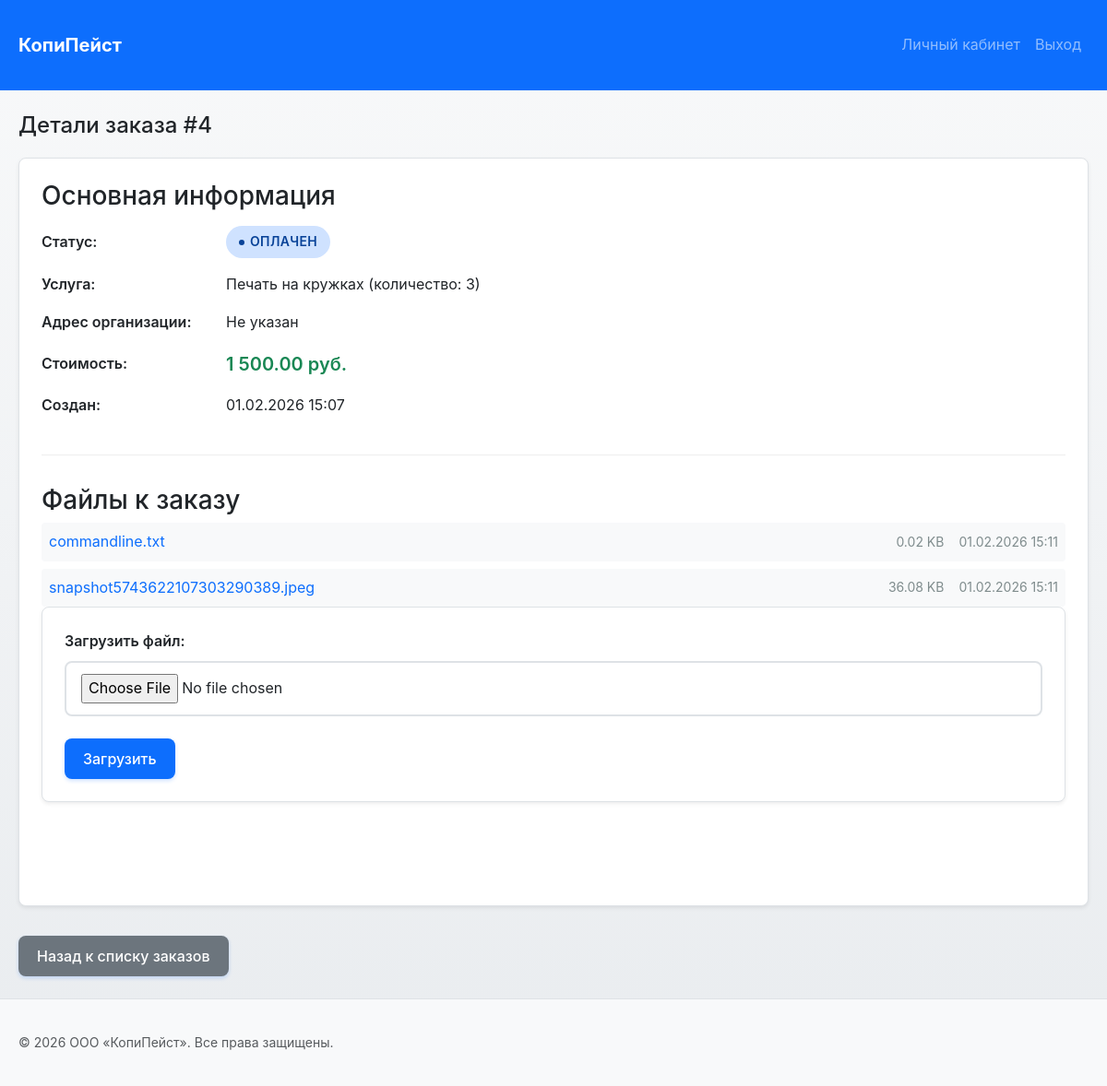
The page /profile/order_detail.php?id=4 (signed in) on the database its author committed.
### tables this page shows
CREATE TABLE `order_` (
  `order_id` int NOT NULL,
  `service_list` text NOT NULL,
  `price` decimal(10,2) NOT NULL,
  `status_id` int NOT NULL,
  `user_id` int NOT NULL,
  `executor_id` int DEFAULT NULL,
  `created_date` timestamp NULL DEFAULT CURRENT_TIMESTAMP
);

CREATE TABLE `status` (
  `status_id` int NOT NULL,
  `status_name` varchar(50) NOT NULL
);

CREATE TABLE `order_file` (
  `file_id` int NOT NULL,
  `order_id` int NOT NULL,
  `file_name` varchar(255) NOT NULL,
  `file_path` varchar(500) NOT NULL,
  `file_size` int DEFAULT NULL,
  `uploaded_at` timestamp NULL DEFAULT CURRENT_TIMESTAMP,
  `uploaded_by` int DEFAULT NULL
);

### function/helpers.php (called while the page is built, shortened)
<?php
function formatPrice(float|int $price): string
{
    return number_format($price, 2, '.', ' ') . ' руб.';
}
function formatDateTime(?string $datetime): string
{
    try {
        $dt = new DateTime($datetime);
        return $dt->format('d.m.Y H:i');
    } catch (Exception) {
        return '-';
    }
}
function getStatusBadgeClass($statusId) {
    $classes = [
        1 => 'status-pending',
        2 => 'status-paid',
        3 => 'status-completed',
        4 => 'status-closed',
        5 => 'status-cancelled'
    ];
    return $classes[$statusId] ?? 'status-default';
}

### function/file_upload.php (called while the page is built, shortened)
<?php
function getOrderFiles(int $orderId): array {
    global $pdo;
    $stmt = $pdo->prepare("SELECT * FROM order_file WHERE order_id = ? ORDER BY uploaded_at DESC");
    $stmt->execute([$orderId]);
    return $stmt->fetchAll() ?: [];
}

### profile/order_detail.php (the view, shortened to what this page needs)
<?php
require_once __DIR__ . '/../function/connect.php';
require_once __DIR__ . '/../function/helpers.php';
require_once __DIR__ . '/../function/file_upload.php';
$orderId = $_GET['id'] ?? null;
$stmt = $pdo->prepare("SELECT o.*, s.status_name, s.status_id, e.login as executor_login
                       FROM order_ o
                       JOIN status s ON o.status_id = s.status_id
                       LEFT JOIN user_ e ON o.executor_id = e.id_user
                       WHERE o.order_id = ? AND o.user_id = ?");
$stmt->execute([$orderId, $_SESSION['user_id']]);
$order = $stmt->fetch();
$stmt = $pdo->prepare("SELECT CONCAT(l.location_name, ' - ', l.address) as address_name
                       FROM order_address oa
                       JOIN locations l ON oa.location_id = l.location_id
                       WHERE oa.order_id = ?");
$stmt->execute([$orderId]);
$address = $stmt->fetch();
$files = getOrderFiles((int)$orderId);
require_once __DIR__ . '/../function/layout_start.php';
?>
        <h2>Детали заказа #<?= $orderId ?></h2>
        <div class="order-detail">
            <div class="detail-section">
                <h3>Основная информация</h3>
                <table class="info-table">
                    <tr>
                        <th>Статус:</th>
                        <td><span class="status-badge <?= getStatusBadgeClass($order['status_id']) ?>"><?= htmlspecialchars($order['status_name']) ?></span></td>
                    </tr>
                    <tr>
                        <th>Услуга:</th>
                        <td><?= htmlspecialchars($order['service_list']) ?></td>
                    </tr>
                    <tr>
                        <th>Адрес организации:</th>
                        <td><?= htmlspecialchars($address['address_name'] ?? 'Не указан') ?></td>
                    </tr>
                    <tr>
                        <th>Стоимость:</th>
                        <td class="price"><?= formatPrice($order['price']) ?></td>
                    </tr>
                    <tr>
                        <th>Создан:</th>
                        <td><?= formatDateTime($order['created_date']) ?></td>
                    </tr>
                </table>
            </div>
            <div class="detail-section">
                <h3>Файлы к заказу</h3>
                <?php if (empty($files)): ?>
                    <p>Файлы не прикреплены.</p>
                <?php else: ?>
                    <div class="files-list">
                        <?php foreach($files as $file): ?>
                            <div class="file-item">
                                <a href="../<?= htmlspecialchars($file['file_path']) ?>" target="_blank">
                                    <?= htmlspecialchars($file['file_name']) ?>
                                </a>
                                <span class="file-size"><?= number_format($file['file_size'] / 1024, 2) ?> KB</span>
                                <span class="file-date"><?= formatDateTime($file['uploaded_at']) ?></span>
                            </div>
                        <?php endforeach; ?>
                    </div>
                <?php endif; ?>
                <form method="POST" enctype="multipart/form-data" class="upload-form">
                    <div class="form-group">
                        <label for="order_file">Загрузить файл:</label>
                        <input type="file" name="order_file" id="order_file" accept=".pdf,.doc,.docx,.jpg,.jpeg,.png,.txt">
                    </div>
                    <button type="submit" class="btn btn-primary">Загрузить</button>
                </form>
            </div>
        </div>
        <div class="actions">
            <a href="index.php" class="btn btn-secondary">Назад к списку заказов</a>
        </div>
<?php require_once __DIR__ . '/../function/layout_end.php'; ?>

### css/style.css (style rules this page uses)
:root { --cp-primary: #0d6efd; --cp-primary-hover: #0b5ed7; --cp-primary-light: #cfe2ff; --cp-secondary: #6c757d; --cp-success: #198754; --cp-danger: #dc3545; --cp-warning: #ffc107; --cp-info: #0dcaf0; --cp-light: #f8f9fa; --cp-dark: #212529; --cp-gradient-primary: linear-gradient(135deg, #667eea 0%, #764ba2 100%); --cp-gradient-success: linear-gradient(135deg, #81FBB8 0%, #28C76F 100%); --cp-border: #dee2e6; --cp-border-light: #e9ecef; --cp-radius: 0.5rem; --cp-radius-sm: 0.25rem; --cp-radius-lg: 0.75rem; --cp-shadow: 0 0.125rem 0.25rem rgba(0, 0, 0, 0.075); --cp-shadow-md: 0 0.25rem 0.5rem rgba(0, 0, 0, 0.1); --cp-shadow-lg: 0 0.5rem 1rem rgba(0, 0, 0, 0.15); --cp-shadow-hover: 0 0.75rem 1.5rem rgba(0, 0, 0, 0.2); --cp-transition: all 0.3s cubic-bezier(0.4, 0, 0.2, 1); --cp-transition-fast: all 0.15s ease-in-out; --cp-font-sans: -apple-system, BlinkMacSystemFont, 'Segoe UI', Roboto, 'Helvetica Neue', Arial, sans-serif; --cp-font-mono: 'Monaco', 'Courier New', monospace; }
* { margin: 0; padding: 0; box-sizing: border-box; }
body, .site-body { font-family: var(--cp-font-sans); line-height: 1.6; color: var(--cp-dark); background: linear-gradient(to bottom, #f8f9fa 0%, #e9ecef 100%); min-height: 100vh; }
.site-main h2 { margin-bottom: 1.25rem; font-size: 1.5rem; color: var(--cp-dark); }
.btn { display: inline-flex; align-items: center; justify-content: center; gap: 0.5rem; padding: 0.625rem 1.25rem; background-color: var(--cp-primary); color: #fff; text-decoration: none; border: none; border-radius: var(--cp-radius); cursor: pointer; font-size: 1rem; font-weight: 500; transition: var(--cp-transition-fast); box-shadow: 0 2px 4px rgba(13, 110, 253, 0.2); position: relative; overflow: hidden; }
.btn::before { content: ''; position: absolute; top: 50%; left: 50%; width: 0; height: 0; border-radius: 50%; background: rgba(255, 255, 255, 0.3); transform: translate(-50%, -50%); transition: width 0.6s, height 0.6s; }
.btn-primary { background-color: var(--cp-primary); }
.btn-secondary { background-color: var(--cp-secondary); }
form { background: #fff; padding: 1.5rem; border-radius: var(--cp-radius); box-shadow: var(--cp-shadow); margin-bottom: 1.5rem; border: 1px solid var(--cp-border); }
.form-group { margin-bottom: 1.5rem; }
.form-group label { display: block; margin-bottom: 0.5rem; font-weight: 600; }
.form-group input, .form-group select, .form-group textarea { width: 100%; padding: 0.75rem 1rem; border: 2px solid var(--cp-border); border-radius: var(--cp-radius); font-size: 1rem; transition: var(--cp-transition-fast); background-color: #fff; }
.status-badge { display: inline-flex; align-items: center; gap: 0.375rem; padding: 0.375rem 0.875rem; border-radius: 50rem; font-size: 0.875rem; font-weight: 600; text-transform: uppercase; letter-spacing: 0.025em; animation: fadeIn 0.3s ease-in; }
.status-badge::before { content: ''; width: 6px; height: 6px; border-radius: 50%; background: currentColor; animation: pulse 2s infinite; }
.status-paid { background-color: #cfe2ff; color: #084298; }
.price { font-size: 1.25rem; font-weight: 600; color: var(--cp-success); }
.order-detail { background: #fff; padding: 1.5rem; border-radius: var(--cp-radius); box-shadow: var(--cp-shadow); border: 1px solid var(--cp-border); margin-bottom: 1.5rem; }
.detail-section { margin-bottom: 2rem; padding-bottom: 2rem; border-bottom: 1px solid #eee; }
.detail-section:last-child { border-bottom: none; }
.info-table { width: 100%; border-collapse: collapse; }
.info-table th { text-align: left; padding: 0.5rem 1rem 0.5rem 0; font-weight: 600; width: 200px; }
.info-table td { padding: 0.5rem 0; }
.files-list { display: flex; flex-direction: column; gap: 0.5rem; }
.file-item { display: flex; align-items: center; gap: 1rem; padding: 0.5rem; background-color: #f8f9fa; border-radius: 4px; }
.file-item a { flex: 1; color: var(--cp-primary); text-decoration: none; }
.file-size, .file-date { font-size: 0.875rem; color: #7f8c8d; }
.actions { display: flex; gap: 1rem; margin-top: 2rem; }

### rows shown on the page
order_: status.status_name "ОПЛАЧЕН", service_list "Печать на кружках (количество: 3)", price "1 500.00 руб.", created_date "01.02.2026 15:07"
order_file: file_name "commandline.txt", $file['file_size']/1024 "0.02", uploaded_at "01.02.2026 15:11"
order_file: file_name "snapshot5743622107303290389.jpeg", $file['file_size']/1024 "36.08", uploaded_at "01.02.2026 15:11"

### other values the page prints
$orderId "4"
$address['address_name'] "Не указан"
